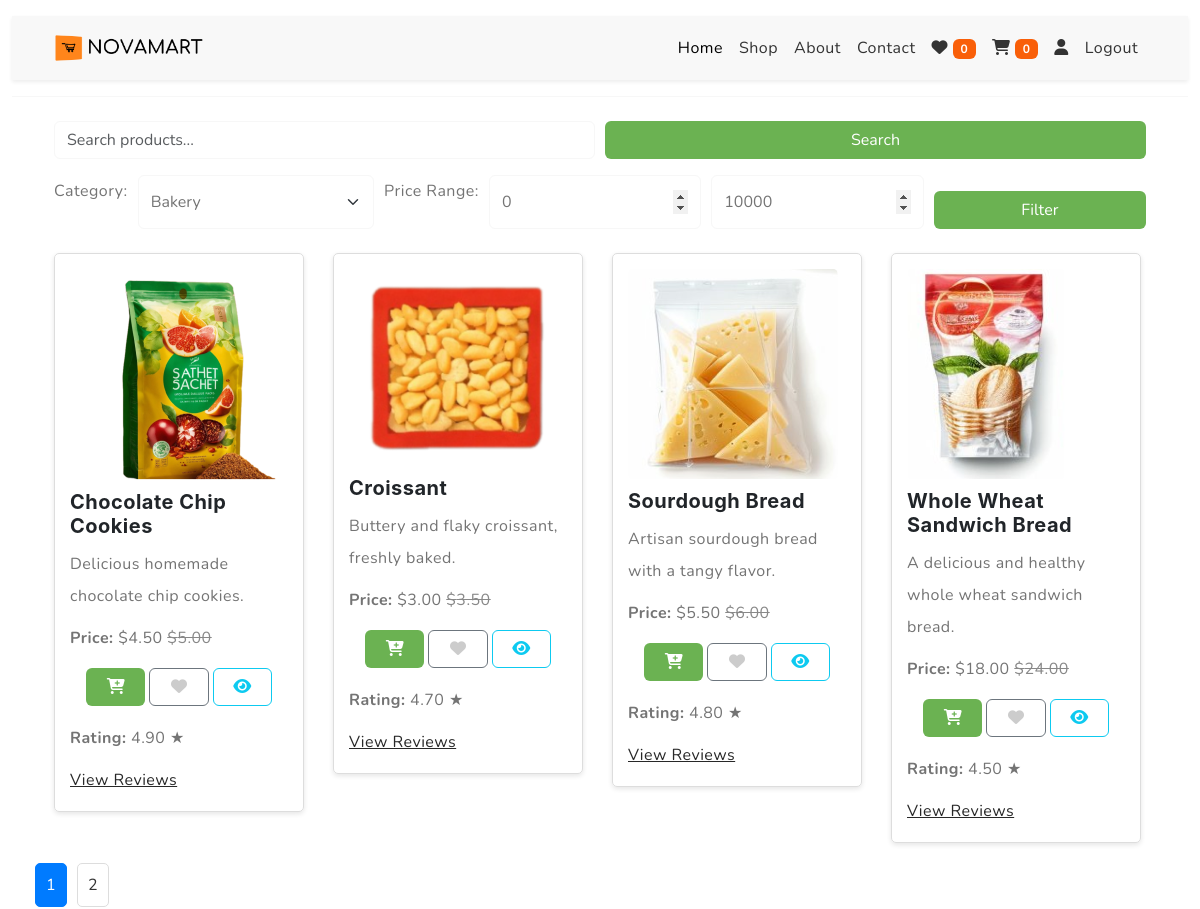
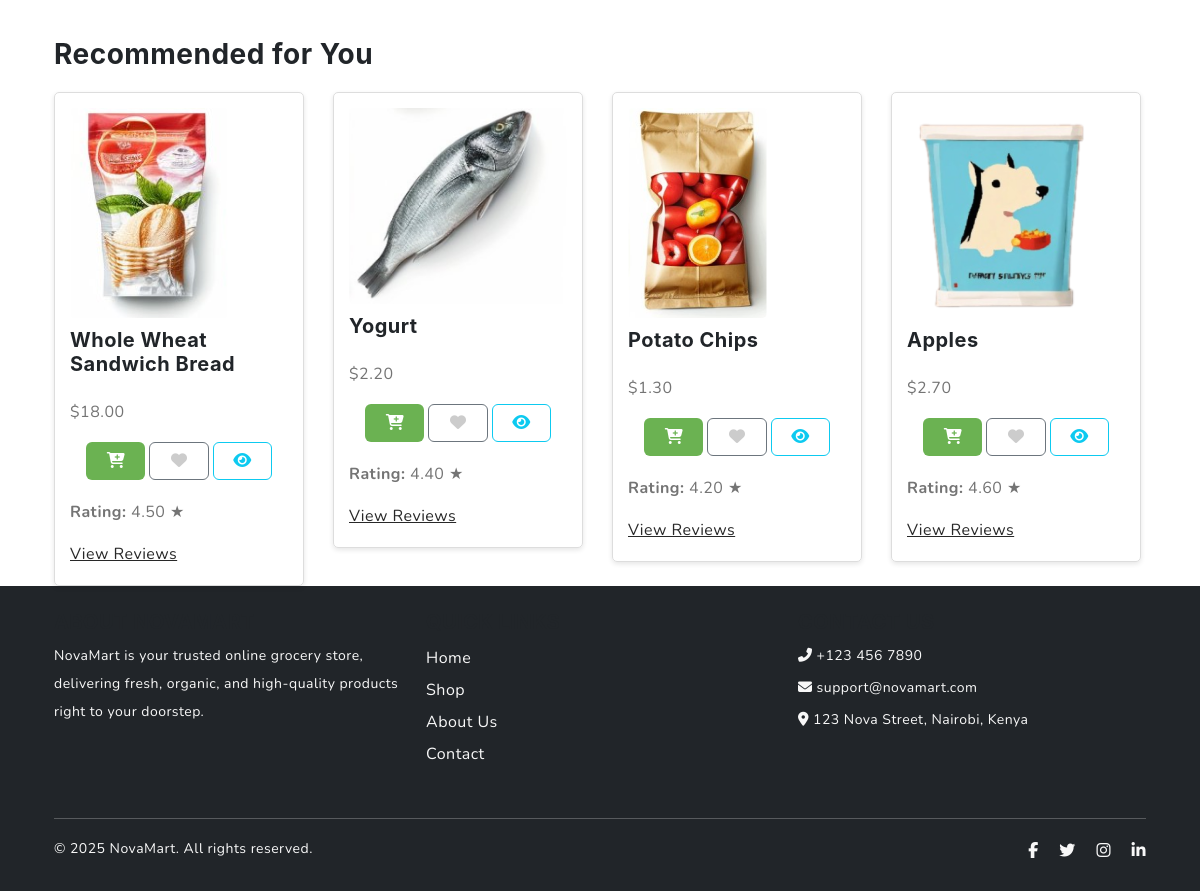
The page /shop.php?category=1 (signed in) on the database its author committed (2 pictures, top to bottom).
### tables this page shows
CREATE TABLE products (
    id INT AUTO_INCREMENT PRIMARY KEY,
    category_id INT NOT NULL,
    name VARCHAR(255) NOT NULL,
    description TEXT,
    image_url VARCHAR(255),
    rating DECIMAL(3, 2),
    reviews_count INT,
    original_price DECIMAL(10, 2),
    discounted_price DECIMAL(10, 2),
    discount_percentage DECIMAL(5, 2),
    quantity_in_stock INT,
    is_featured BOOLEAN,
    is_most_popular BOOLEAN,
    is_just_arrived BOOLEAN,
    is_best_selling BOOLEAN,
    created_at TIMESTAMP DEFAULT CURRENT_TIMESTAMP,
    FOREIGN KEY (category_id) REFERENCES categories(id) ON DELETE CASCADE
);

### shop.php (the view, shortened to what this page needs)
<?php
include('db_connection.php');
$is_logged_in = isset($_SESSION['user_id']);
$search = isset($_GET['search']) ? $_GET['search'] : '';
$category_filter = isset($_GET['category']) ? $_GET['category'] : '';
$min_price = isset($_GET['min_price']) ? $_GET['min_price'] : 0;
$max_price = isset($_GET['max_price']) ? $_GET['max_price'] : 10000;
$limit = 12;
$page = isset($_GET['page']) ? $_GET['page'] : 1;
$offset = ($page - 1) * $limit;
$query = "SELECT * FROM products WHERE quantity_in_stock > 0
          AND (name LIKE '%$search%' OR description LIKE '%$search%')
          AND (original_price BETWEEN $min_price AND $max_price)
          AND (category_id LIKE '%$category_filter%')
          ORDER BY name ASC LIMIT $limit OFFSET $offset";
$result = mysqli_query($conn, $query);
$total_query = "SELECT COUNT(*) FROM products WHERE quantity_in_stock > 0";
$total_result = mysqli_query($conn, $total_query);
$total_row = mysqli_fetch_array($total_result);
$total_products = $total_row[0];
$total_pages = ceil($total_products / $limit);
?>
<!DOCTYPE html>
<html lang="en">
<head>
    <link rel="stylesheet" href="https://cdn.jsdelivr.net/npm/swiper@9/swiper-bundle.min.css">
    <link href="https://cdn.jsdelivr.net/npm/bootstrap@5.3.0-alpha3/dist/css/bootstrap.min.css" rel="stylesheet">
    <link rel="stylesheet" type="text/css" href="css/vendor.css">
    <link rel="stylesheet" type="text/css" href="style.css">
    <link href="https://cdnjs.cloudflare.com/ajax/libs/font-awesome/6.5.0/css/all.min.css" rel="stylesheet">
</head>
<body>
<header>
    <div class="container-fluid">
        <div class="row py-3 border-bottom">
            <nav class="navbar navbar-expand-lg navbar-light bg-light shadow-sm">
                <div class="container">
                    <img src="images/logo.png" alt="NovaMart logo" class="img-fluid" style="max-width: 150px; height: auto;">
                    <div class="collapse navbar-collapse" id="navbarNav">
                        <ul class="navbar-nav ms-auto">
                            <li class="nav-item">
                                <a class="nav-link active" href="index.php">Home</a>
                            </li>
                            <li class="nav-item">
                                <a class="nav-link" href="shop.php">Shop</a>
                            </li>
                            <li class="nav-item">
                                <a class="nav-link" href="#about">About</a>
                            </li>
                            <li class="nav-item">
                                <a class="nav-link" href="#contact">Contact</a>
                            </li>
                             <li class="nav-item">
                        <a class="nav-link" href="wishlist.php">
                            <i class="fas fa-heart"></i>
                            <span id="wishlist-count" class="badge bg-danger">
                                <?php echo $_SESSION['wishlist_count'] ?? 0; ?>
                            </span>
                        </a>
                    </li>
                            <li class="nav-item">
                    <a class="nav-link" href="cart.php">
                      <i class="fas fa-cart-shopping"></i>
                      <span id="cart-count" class="badge bg-danger"><?php echo $_SESSION['cart_count'] ?? 0; ?></span>
                    </a>
                  </li>
                  <?php if ($is_logged_in): ?>
                    <li class="nav-item">
                      <a class="nav-link" href="#" data-bs-toggle="modal" data-bs-target="#userInfoModal">
                        <i class="fas fa-user"></i>
                      </a>
                    </li>
                    <li class="nav-item">
                      <a class="nav-link" href="logout.php">Logout</a>
                    </li>
                  <?php endif; ?>
                        </ul>
                    </div>
                </div>
            </nav>
        </div>
    </div>
</header>
<section class="search-filter container my-4">
    <form method="GET" action="shop.php">
        <input type="text" name="search" placeholder="Search products..." value="<?php echo $search; ?>" class="form-control">
        <button type="submit" class="btn btn-primary">Search</button>
    </form>
    <form method="GET" action="shop.php" class="mt-3">
        <label>Category:</label>
        <select name="category" class="form-select">
            <?php
            $categories_query = "SELECT * FROM categories";
            $categories_result = mysqli_query($conn, $categories_query);
            while ($category = mysqli_fetch_assoc($categories_result)) {
                echo "<option value='{$category['id']}'" . ($category['id'] == $category_filter ? ' selected' : '') . ">{$category['name']}</option>";
            }
            ?>
        </select>
        <label>Price Range:</label>
        <input type="number" name="min_price" placeholder="Min Price" value="<?php echo $min_price; ?>" class="form-control">
        <input type="number" name="max_price" placeholder="Max Price" value="<?php echo $max_price; ?>" class="form-control">
        <button type="submit" class="btn btn-primary mt-3">Filter</button>
    </form>
</section>
<section class="product-listings container">
    <div class="row">
        <?php while ($row = mysqli_fetch_assoc($result)): ?>
            <div class="col-md-6 col-lg-4 col-xl-3">
                <div class="product-card">
                    <img src="<?php echo $row['image_url']; ?>" alt="<?php echo $row['name']; ?>" class="product-image">
                    <h3><?php echo $row['name']; ?></h3>
                    <p><?php echo $row['description']; ?></p>
                    <p><strong>Price:</strong> $<?php echo $row['discounted_price']; ?>
                        <span class="original-price">$<?php echo $row['original_price']; ?></span>
                    </p>
                    <div class="button-area p-3 pt-0">
                        <div class="row g-1 mt-2">
                            <div class="col-4">
                                <button class="btn btn-primary w-100 add-to-cart" data-product-id="<?php echo $row['id']; ?>">
                                    <i class="fas fa-cart-plus"></i>
                                </button>
                            </div>
                            <div class="col-4">
                                <button class="btn btn-outline-secondary w-100 add-to-wishlist" data-product-id="<?php echo $row['id']; ?>">
                                    <i class="fas fa-heart wishlist-icon"></i>
                                </button>
                            </div>
                            <div class="col-4">
                                <button class="btn btn-outline-info w-100 quick-view-btn" data-id="<?php echo $row['id']; ?>">
                                    <i class="fas fa-eye"></i>
                                </button>
                            </div>
                        </div>
                    </div>
                    <p><strong>Rating:</strong> <?php echo $row['rating']; ?> ★</p>
                    <a href="product_reviews.php?product_id=<?php echo $row['id']; ?>">View Reviews</a>
                </div>
            </div>
        <?php endwhile; ?>
    </div>
</section>
<div class="pagination container">
    <?php for ($i = 1; $i <= $total_pages; $i++): ?>
        <a href="shop.php?page=<?php echo $i; ?>&search=<?php echo $search; ?>&category=<?php echo $category_filter; ?>&min_price=<?php echo $min_price; ?>&max_price=<?php echo $max_price; ?>" class="<?php echo ($i == $page) ? 'active' : ''; ?>"><?php echo $i; ?></a>
    <?php endfor; ?>
</div>
<section class="recommended-products container">
    <h3>Recommended for You</h3>
    <div class="row">
        <?php
        $recommended_query = "SELECT * FROM products WHERE is_featured = 1 LIMIT 4";
        $recommended_result = mysqli_query($conn, $recommended_query);
        while ($recommended = mysqli_fetch_assoc($recommended_result)) {
            echo "<div class='col-md-6 col-lg-4 col-xl-3'>
                    <div class='product-card'>
                        <img src='{$recommended['image_url']}' alt='{$recommended['name']}' class='product-image'>
                        <h3>{$recommended['name']}</h3>
                        <p>\${$recommended['discounted_price']}</p>
                        <div class='button-area p-3 pt-0'>
                            <div class='row g-1 mt-2'>
                                <div class='col-4'>
                                    <button class='btn btn-primary w-100 add-to-cart' data-product-id='{$recommended['id']}'>
                                        <i class='fas fa-cart-plus'></i>
                                    </button>
                                </div>
                                <div class='col-4'>
                                    <button class='btn btn-outline-secondary w-100 add-to-wishlist' data-product-id='{$recommended['id']}'>
                                        <i class='fas fa-heart wishlist-icon'></i>
                                    </button>
                                </div>
                                <div class='col-4'>
                                    <button class='btn btn-outline-info w-100 quick-view-btn' data-id='{$recommended['id']}'>
                                        <i class='fas fa-eye'></i>
                                    </button>
                                </div>
                            </div>
                        </div>
                        <p><strong>Rating:</strong> {$recommended['rating']} ★</p>
                        <a href='product_reviews.php?product_id={$recommended['id']}'>View Reviews</a>
                    </div>
                </div>";
        }
        ?>
    </div>
</section>
<footer class="footer bg-dark text-light py-4">
    <div class="container">
        <div class="row">
            <div class="col-md-4 mb-3">
                <h5 class="text-uppercase fw-bold">About NovaMart</h5>
                <p class="small">
                    NovaMart is your trusted online grocery store, delivering fresh, organic, and high-quality products right to your doorstep.
                </p>
            </div>
            <div class="col-md-4 mb-3">
                <h5 class="text-uppercase fw-bold">Quick Links</h5>
                <ul class="list-unstyled">
                    <li><a href="#" class="text-light text-decoration-none">Home</a></li>
                    <li><a href="#" class="text-light text-decoration-none">Shop</a></li>
                    <li><a href="#" class="text-light text-decoration-none">About Us</a></li>
                    <li><a href="#" class="text-light text-decoration-none">Contact</a></li>
                </ul>
            </div>
            <div class="col-md-4 mb-3">
                <h5 class="text-uppercase fw-bold">Contact Us</h5>
                <p class="small mb-1"><i class="fas fa-phone-alt"></i> +123 456 7890</p>
                <p class="small mb-1"><i class="fas fa-envelope"></i> support@novamart.com</p>
                <p class="small mb-0"><i class="fas fa-map-marker-alt"></i> 123 Nova Street, Nairobi, Kenya</p>
            </div>
        </div>
        <hr class="border-light">
        <div class="row">
            <div class="col-md-6">
                <p class="mb-0 small">&copy; 2025 NovaMart. All rights reserved.</p>
            </div>
            <div class="col-md-6 text-md-end">
                <a href="#" class="text-light me-3"><i class="fab fa-facebook-f"></i></a>
                <a href="#" class="text-light me-3"><i class="fab fa-twitter"></i></a>
                <a href="#" class="text-light me-3"><i class="fab fa-instagram"></i></a>
                <a href="#" class="text-light"><i class="fab fa-linkedin-in"></i></a>
            </div>
        </div>
    </div>
</footer>
<div class="toast-container position-fixed bottom-0 end-0 p-3">
</div>
</body>
</html>

### style.css (style rules this page uses)
body { --heading-font : "Inter", sans-serif; --bs-link-color: #333; --bs-link-hover-color:#333; --bs-link-color-rgb: 40,40,40; --bs-link-hover-color-rgb: 0,0,0; --bs-light-rgb: 248, 248, 248; --bs-font-sans-serif: "Inter", sans-serif; --bs-body-font-family: var(--bs-font-sans-serif); --bs-body-font-size: 1rem; --bs-body-font-weight: 400; --bs-body-line-height: 2; --bs-body-color: #747474; --bs-primary: #6BB252; --bs-primary-rgb: 107, 178, 82; --bs-secondary: #364127; --bs-secondary-rgb: 54, 65, 39; --bs-danger: #F95F09; --bs-danger-rgb: 249, 95, 9; --bs-success: #a3be4c; --bs-success-rgb: 163, 190, 76; --bs-primary-bg-subtle: #FFF9EB; --bs-success-bg-subtle: #eef5e5; --bs-border-color: #F7F7F7; }
.btn-primary { --bs-btn-color: #fff; --bs-btn-bg: var(--bs-primary); --bs-btn-border-color: transparent; --bs-btn-hover-color: #fff; --bs-btn-hover-bg: #f7a422; --bs-btn-hover-border-color: transparent; --bs-btn-focus-shadow-rgb: 49,132,253; --bs-btn-active-color: #fff; --bs-btn-active-bg: var(--bs-primary); --bs-btn-active-border-color: transparent; --bs-btn-active-shadow: inset 0 3px 5px rgba(0, 0, 0, 0.125); --bs-btn-disabled-color: #fff; --bs-btn-disabled-bg: #d3d7dd; --bs-btn-disabled-border-color: transparent; }
body { letter-spacing: 0.03em; }
h1,h2,h3,h4,h5,h6 { font-family: var(--heading-font); color: var(--bs-dark); font-weight: 700; }
.pagination { --bs-pagination-active-bg: var(--bs-primary); --bs-pagination-active-border-color: var(--bs-primary); }
.container, .container-fluid, .container-lg, .container-md, .container-sm, .container-xl, .container-xxl { --bs-gutter-x: 3rem; }
.container-fluid { max-width: 1600px; }
body { font-family: 'Nunito', sans-serif; }
.navbar-nav .nav-link { color: #333; }
.footer { background-color: #343a40; color: #fff; padding: 20px 0; }
.footer a { color: #fff; }

### shop.php (style rules this page uses)
.search-filter { margin-bottom: 20px; }
.search-filter form { display: flex; flex-wrap: wrap; gap: 10px; }
.search-filter input, .search-filter select, .search-filter button { flex: 1; min-width: 150px; }
.product-listings { display: flex; flex-wrap: wrap; gap: 20px; }
.product-card { border: 1px solid #ddd; padding: 15px; border-radius: 5px; box-shadow: 0 2px 5px rgba(0, 0, 0, 0.1); transition: transform 0.3s; width: calc(25% - 20px); min-width: 250px; box-sizing: border-box; }
.product-card img { max-width: 100%; height: auto; margin-bottom: 10px; border-radius: 5px; }
.product-card h3 { font-size: 1.25rem; margin-bottom: 10px; }
.product-card p { margin-bottom: 10px; }
.product-card .original-price { text-decoration: line-through; color: #888; }
.pagination { margin-top: 20px; text-align: center; }
.pagination a { margin: 0 5px; padding: 5px 10px; border: 1px solid #ddd; border-radius: 5px; text-decoration: none; color: #333; }
.pagination a.active { background-color: #007bff; color: #fff; border-color: #007bff; }
.recommended-products { margin-top: 40px; }
.recommended-products h3 { margin-bottom: 20px; }
.wishlist-icon { color: #ccc; cursor: pointer; }

### rows shown on the page
products: image_url (picture), name "Chocolate Chip Cookies", description "Delicious homemade chocolate chip cookies.", discounted_price "4.50", original_price "5.00", rating "4.90"
products: image_url (picture), name "Croissant", description "Buttery and flaky croissant, freshly baked.", discounted_price "3.00", original_price "3.50", rating "4.70"
products: image_url (picture), name "Sourdough Bread", description "Artisan sourdough bread with a tangy flavor.", discounted_price "5.50", original_price "6.00", rating "4.80"
products: image_url (picture), name "Whole Wheat Sandwich Bread", description "A delicious and healthy whole wheat sandwich bread.", discounted_price "18.00", original_price "24.00", rating "4.50"
products: image_url (picture), name "Yogurt", discounted_price "2.20", rating "4.40"
products: image_url (picture), name "Potato Chips", discounted_price "1.30", rating "4.20"
products: image_url (picture), name "Apples", discounted_price "2.70", rating "4.60"

### other values the page prints
$_SESSION['wishlist_count'] "0"
$_SESSION['cart_count'] "0"
form field category "Bakery"
